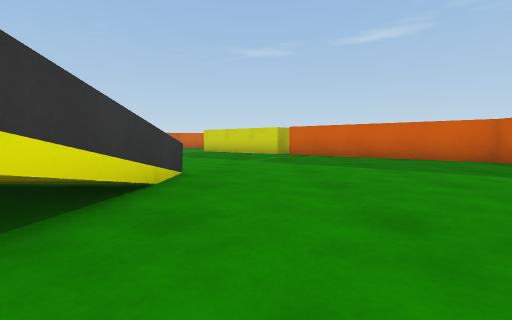
[1] (above)

18 first-person views from a walk through a 3-D level made in the Unity game engine. The camera is 0.51 m above the floor, tilts 4° down and sees 85° across. The floor is counted in squares, 1 m on a side. Each view is taken from the middle of a square. On the plan, view 1 faces up. The plan holds only what a view shows up to about 9 squares ahead; the rest is blank. Surface patterns are stand-ins for the level's own textures.

[2]
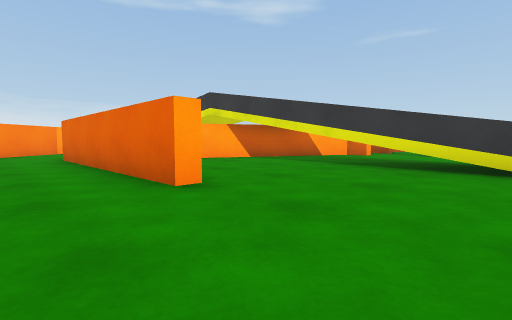

[3]
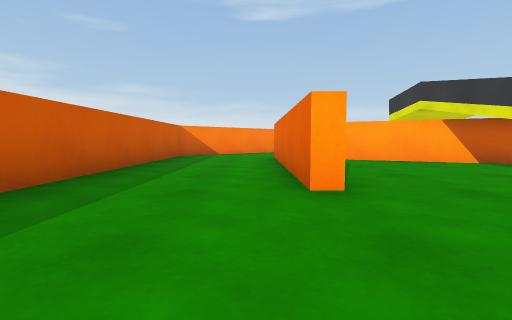

[4]
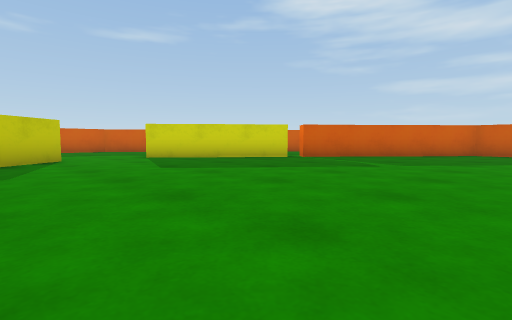

[5]
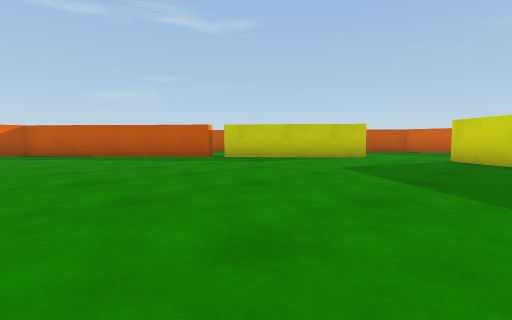

[6]
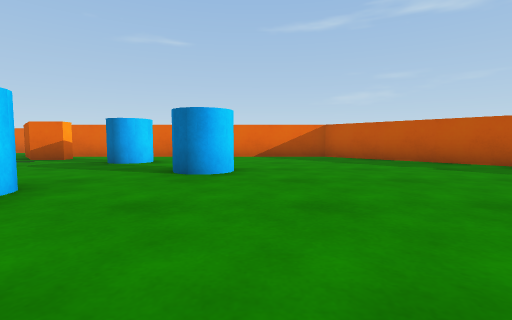

[7]
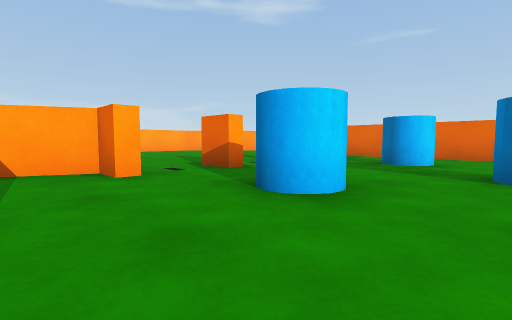

[8]
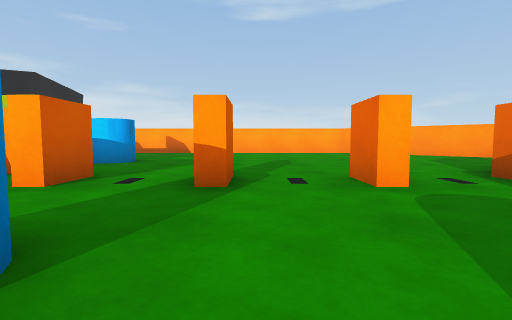

[9]
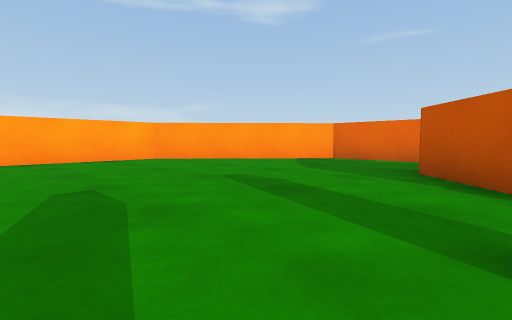

[10]
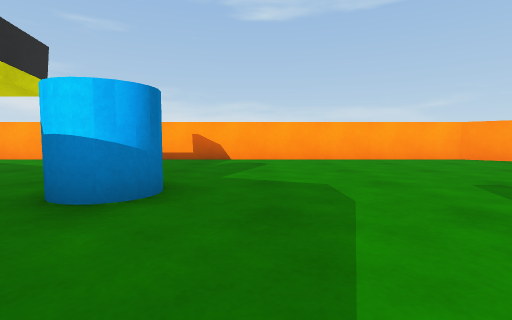

[11]
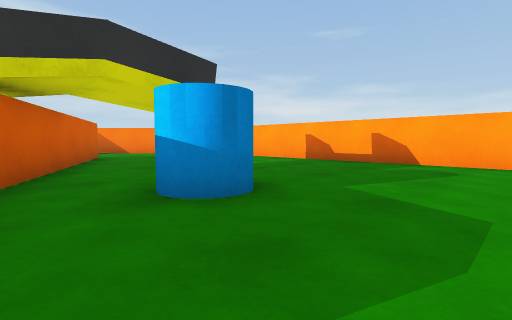

[12]
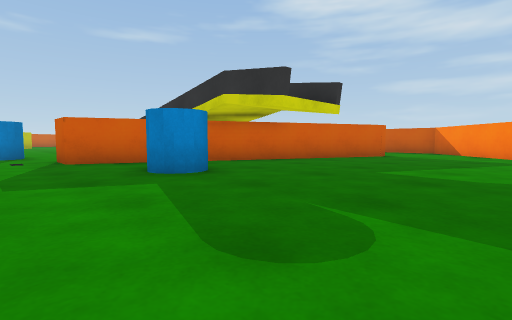

[13]
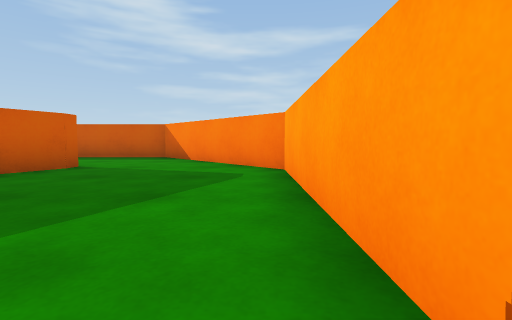

[14]
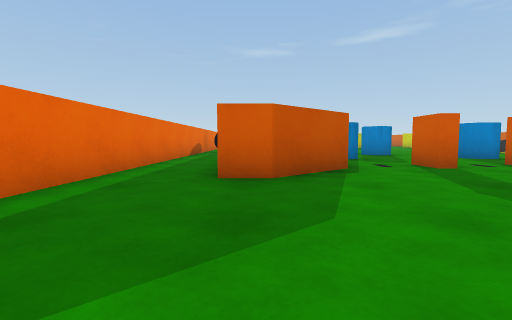

[15]
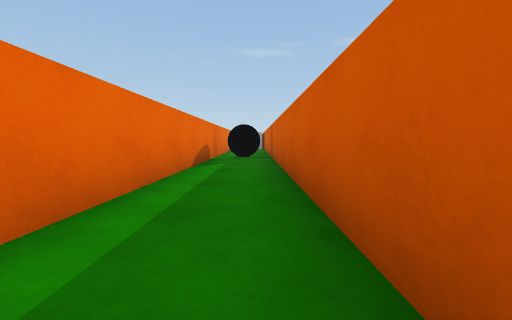

[16]
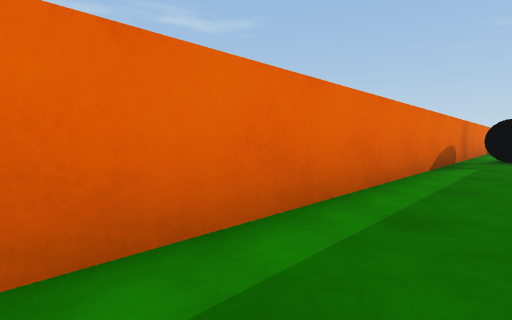

[17]
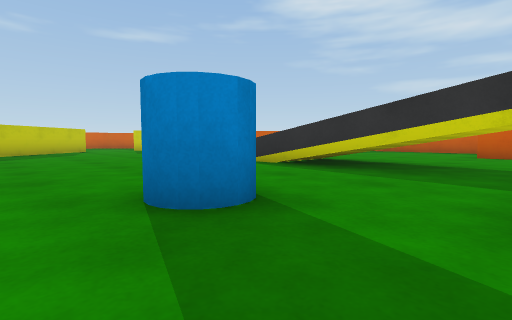

[18]
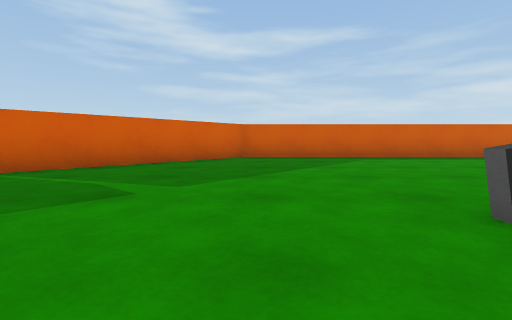

### Floor plan
Key: @ floor where view 1 was taken; # wall or solid block; . floor; / step, stairs or slope; T thing the floor can be seen under or through; C cylinder; B black ball.
Columns run from 15 left of view 1 to 6 right of it. Each row starts with its distance up from view 1.
 15            ..
 14            ..
 13          ##..##
 12         ##....##
 11        ##......##
 10       ##........##
  9 #    ##..........##
  8 #   ##............##
  7 # ###..............###
  6 #B#..................#
  5 #B#..................#
  4 #.#.........# T......#
  3 #.#.  CC....T/T......#
  2 #.#.........T T......#
  1 #.#.CC..CC..T T......#
  0 #.#.........T T@.#...#
 -1 #.#.........T/T..#...#
 -2 #.###.....#......#...#
 -3 #.#.......####...#...#
 -4 #.........C..###.#...#
 -5 #.........CC...###...#
 -6 #....................#
 -7 ##..................##
 -8  ##................##
 -9   ##..............##
-10    ################

Positions as (right, up) in squares from view 1, and headings:
1: (0, 0), facing up
2: (4, 3), facing down-left
3: (3, 3), facing down
4: (-6, 5), facing up-right
5: (-1, 5), facing up-left
6: (-4, 4), facing left
7: (-4, 3), facing down-left
8: (-8, 2), facing down
9: (-8, -2), facing down-left
10: (-6, -2), facing down
11: (-7, -3), facing down-right
12: (-7, -9), facing up-right
13: (-3, -9), facing right
14: (-13, -7), facing up
15: (-14, -3), facing up
16: (-14, -3), facing up-left
17: (-8, -1), facing up-right
18: (-3, 6), facing right
